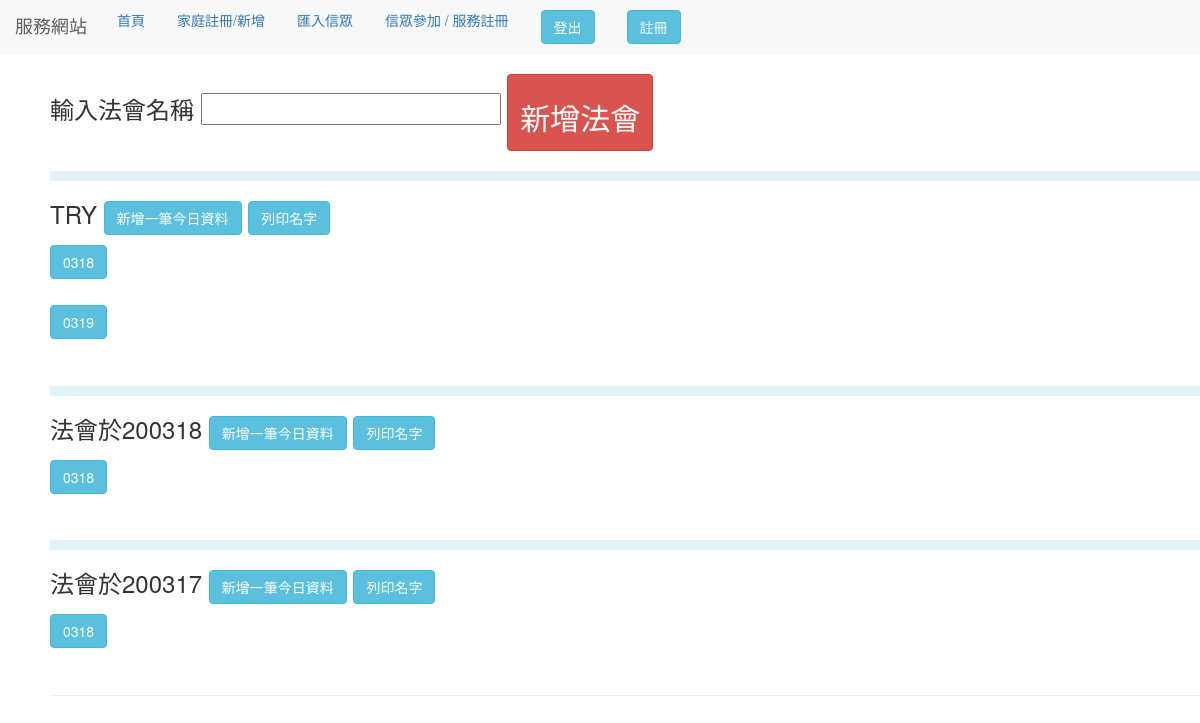
The app's page /join_activity (signed in), older data.
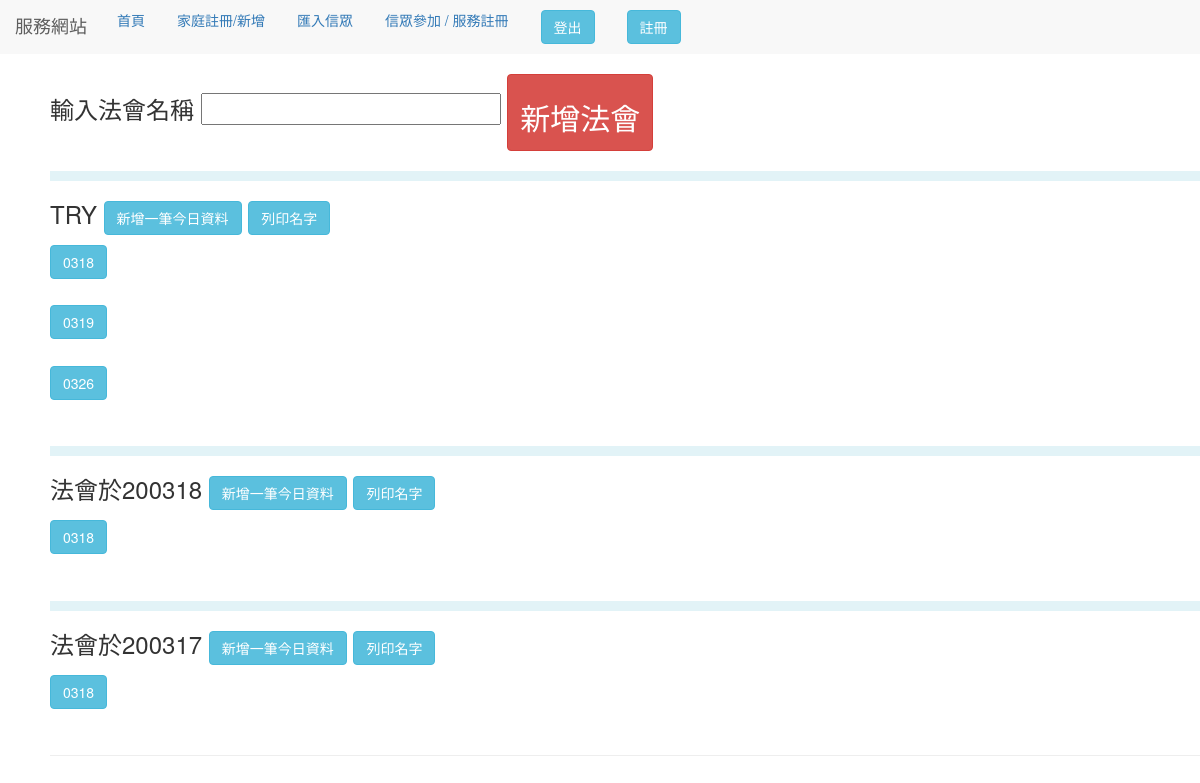
The same page, newer data.
### use_app/models.py (models this page shows, shortened)
class Day(models.Model):
    date_name = models.CharField(max_length=12)
    class Meta:
        verbose_name_plural = '法會日期'

class every_day(models.Model):
    Day_date = models.ForeignKey(
		Day,
		related_name='name',
		null=True,
		blank=True,
		on_delete=models.CASCADE
    )
    date  = models.CharField(max_length=12)
    one_lights = models.TextField(blank=True)
    two_lights = models.TextField(blank=True)
    three_lights = models.TextField(blank=True)
    four_lights = models.TextField(blank=True)
    five_lights = models.TextField(blank=True)
    class Meta:
        verbose_name_plural = '燈的紀錄'

### use_app/views.py (the view)
# urls.py: path('join_activity', views.join_activity,name="join_activity"),
@login_required(login_url='/use_login')
def join_activity(request):
    if request.method == "POST":
        if not Day.objects.filter(
                date_name=request.POST["activity_name"]).exists():
            Day.objects.create(date_name=request.POST["activity_name"])
        else:
            error = ""
    Days = Day.objects.all().order_by("-id")
    every_days = every_day.objects.all()
    return render(request, "choose.html", locals())

### templates/choose.html (shortened to what this page needs)
{% extends "base.html" %} {% block title %} 首頁 {% endblock %} {% block message %}
<link rel="stylesheet" href="//code.jquery.com/ui/1.12.1/themes/base/jquery-ui.css">
<div style="margin-left:50px;">
    <form method="post">
        輸入法會名稱
        <input name="activity_name">
        <button type="submit" class="btn btn-danger">
            <h2 style="text-align:center;">新增法會</h2>
        </button>
    </form>
    {% for Day in Days %}
    <hr style="border: 5px solid rgba(155, 213, 228, 0.295);">
    <h3>{{Day.date_name}}
        <button class="btn btn-info add_button" id="{{Day.id}}">
            新增一筆今日資料
        </button>
        <button class="btn btn-info name_button " value="{{Day.id}}">
            列印名字
        </button>
    </h3>
    {%for every in every_days %}
    {%if every.Day_date.id == Day.id %}
    <button class="btn btn-info go" value="{{ every.date}}" name="{{Day.id}}">
        {{every.date}}
    </button> <br><br>
    {% endif %}
    {%endfor %}
    {%endfor %}
    {% endblock %}

Row changes from the older to the newer data that the page shows:
added every_day: date "0326", shown under Day "TRY"
